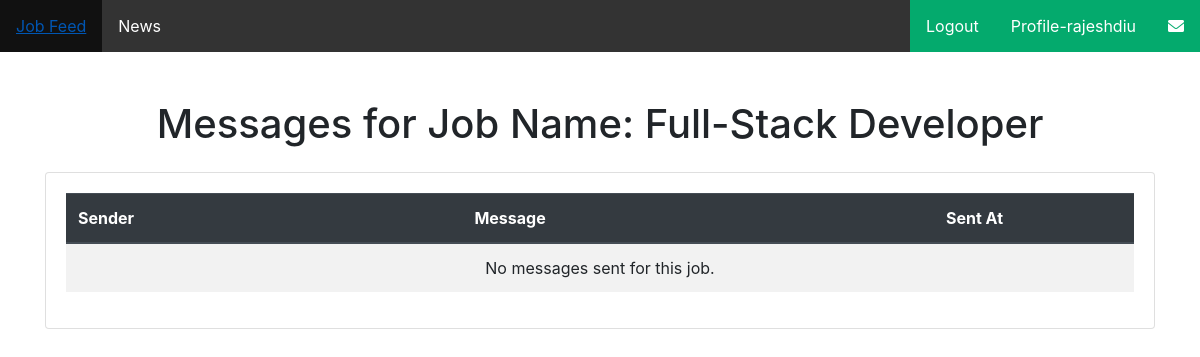
Before: /job/2/messages/ (signed in) with the older database file.
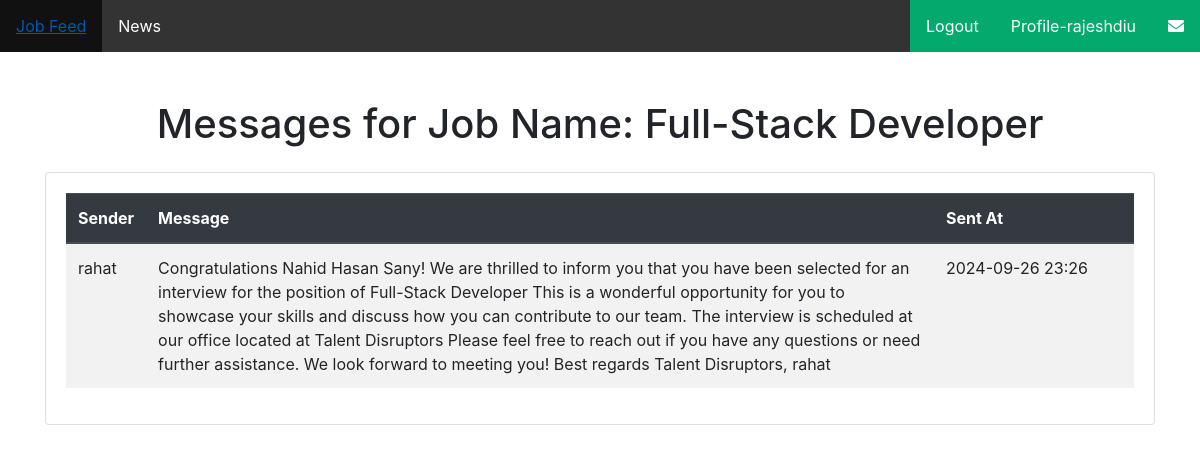
After: the same page with the newer database file.
### myApp/models.py (models this page shows, shortened)
class Custom_User(AbstractUser):
    USER=[
        ('recruiter','Recruiter'),('jobseeker','JobSeeker')
    ]
    user_type=models.CharField(choices=USER,max_length=120)
    profile_pic=models.ImageField(upload_to="media/profile_pic",null=True)
    def __str__(self):
        return self.username

class JobModel(models.Model):
    JOB_TYPE_CHOICES=[
        ('full_time', 'Full Time'),
        ('part_time', 'Part Time'),
        ('contract', 'Contract'),
        ('internship', 'Internship'),
        ('temporary', 'Temporary'),
    ]
    user=models.ForeignKey(Custom_User,null=True,blank=True,on_delete=models.CASCADE)
    job_title = models.CharField(max_length=200, null=True, blank=True)
    company_name = models.CharField(max_length=200, null=True, blank=True)
    location = models.CharField(max_length=200, null=True, blank=True)
    description = models.TextField(null=True, blank=True)
    salary = models.PositiveIntegerField(null=True, blank=True)
    employment_type = models.CharField(max_length=50, choices=JOB_TYPE_CHOICES, null=True, blank=True)
    posted_date = models.DateTimeField(auto_now_add=True)
    update_date = models.DateTimeField(auto_now=True)
    application_deadline = models.DateTimeField(null=True, blank=True)

class MessageModel(models.Model):
    application = models.ForeignKey(jobApplyModel, related_name='messages', on_delete=models.CASCADE)
    sender = models.ForeignKey(Custom_User, related_name='sent_messages', on_delete=models.CASCADE)
    recipient = models.ForeignKey(Custom_User, related_name='received_messages', on_delete=models.CASCADE)
    content = models.TextField()
    timestamp = models.DateTimeField(auto_now_add=True)

### myProject/views.py (the view)
# urls.py: path('job/<int:job_id>/messages/', message_list, name='message_list'),
@login_required
def message_list(request, job_id):
    job = get_object_or_404(JobModel, id=job_id)
    messages = MessageModel.objects.filter(application__job=job)
    context = {
        'job': job,
        'messages': messages
    }
    return render(request, 'myAdmin/message_list.html', context)

### Template/myAdmin/message_list.html (shortened to what this page needs)
{% extends 'Common/base.html' %}
{% block body %}
<link rel="stylesheet" href="https://stackpath.bootstrapcdn.com/bootstrap/4.5.2/css/bootstrap.min.css">
<div class="container mt-5">
    <h1 class="text-center mb-4">Messages for Job Name: {{ job.job_title }}</h1>
    <div class="card">
        <div class="card-body">
            <div class="table-responsive">
                <table class="table table-striped table-hover" style="width: 100%;">
                    <thead class="thead-dark">
                        <tr>
                            <th scope="col">Sender</th>
                            <th scope="col">Message</th>
                            <th scope="col" style="width: 200px;">Sent At</th>
                        </tr>
                    </thead>
                    <tbody>
                        {% for message in messages %}
                        <tr>
                            <td>{{ message.sender }}</td>
                            <td>{{ message.content }}</td>
                            <td>{{ message.timestamp|date:"Y-m-d H:i" }}</td>
                        </tr>
                        {% empty %}
                        <tr>
                            <td colspan="3" class="text-center">No messages sent for this job.</td>
                        </tr>
                        {% endfor %}
                    </tbody>
                </table>
            </div>
        </div>
    </div>
</div>
{% endblock body %}

### Template/Common/base.html (shortened to what this page needs)
<!DOCTYPE html>
<html>
<head>
</head>
<body>
{% include 'Includes/navbar.html' %}
{% block body %}
{% endblock body %}
</body>
</html>

### Template/Includes/navbar.html (shortened to what this page needs)
<head>
  <link rel="stylesheet" href="https://cdnjs.cloudflare.com/ajax/libs/font-awesome/6.0.0-beta3/css/all.min.css">
</head>
<ul>
  <li><a href="{% url 'JobFeed' %}">Job Feed</a></li>
  <li><a href="#news">News</a></li>
  <li><a>{{ request.user.user_type }}</a></li>
  <li style="float:right">
      <a class="active" href="{% url 'my_messages' %}">
          <i class="fas fa-envelope"></i>
      </a>
  </li>
  <li style="float:right"><a class="active" href="{% url 'profile_view' %}">Profile-{{ request.user.username }}</a></li>
  <li style="float:right"><a class="active" href="{% url 'logoutPage' %}">Logout</a></li>
</ul>

### Template/Common/base.html (style rules this page uses)
ul { list-style-type: none; margin: 0; padding: 0; overflow: hidden; background-color: #333; }
li { float: left; }
li a { display: block; color: white; text-align: center; padding: 14px 16px; text-decoration: none; }
.active { background-color: #04AA6D; }

### Template/myAdmin/message_list.html (style rules this page uses)
.table { width: 100%; }
.table-responsive { max-height: 450px; overflow-y: auto; }

Changed rows visible on the page:
added MessageModel: sender "rahat", content "Congratulations Nahid Hasan Sany! We are thrilled to inform you that you have been selected for an interview for the position of Full-Stack Developer This is a wonderful opportunity for you to showcase your skills and discuss how you can contribute to our team. The interview is scheduled at our office located at Talent Disruptors Please feel free to reach out if you have any questions or need further assistance. We look forward to meeting you! Best regards Talent Disruptors, rahat", timestamp "2024-09-26 23:26"
Other visible differences:
text no longer shown: "No messages sent for this job."
